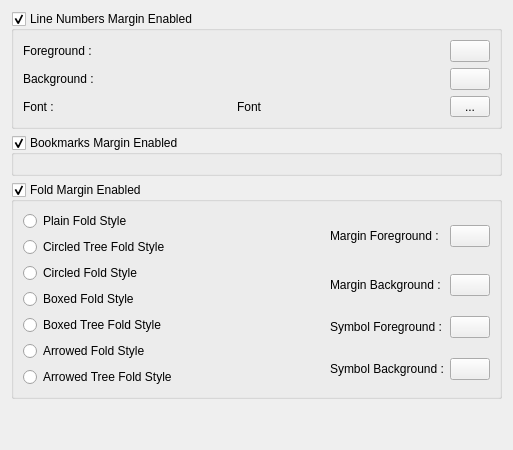
     <widget class="QWidget" name="pMargins">
      <layout class="QVBoxLayout" name="verticalLayout_5">
       <item>
        <layout class="QVBoxLayout" name="verticalLayout_2">
         <item>
          <widget class="QGroupBox" name="gbMarginEnabled">
           <property name="title">
            <string>Line Numbers Margin Enabled</string>
           </property>
           <property name="checkable">
            <bool>true</bool>
           </property>
           <layout class="QGridLayout">
            <item row="0" column="0">
             <widget class="QLabel" name="lMarginsForeground">
              <property name="sizePolicy">
               <sizepolicy hsizetype="Expanding" vsizetype="Preferred">
                <horstretch>0</horstretch>
                <verstretch>0</verstretch>
               </sizepolicy>
              </property>
              <property name="text">
               <string>Foreground :</string>
              </property>
             </widget>
            </item>
            <item row="0" column="2">
             <widget class="ColorPushButton" name="tbMarginsForeground"/>
            </item>
            <item row="1" column="0">
             <widget class="QLabel" name="lMarginsBackground">
              <property name="sizePolicy">
               <sizepolicy hsizetype="Expanding" vsizetype="Preferred">
                <horstretch>0</horstretch>
                <verstretch>0</verstretch>
               </sizepolicy>
              </property>
              <property name="text">
               <string>Background :</string>
              </property>
             </widget>
            </item>
            <item row="1" column="2">
             <widget class="ColorPushButton" name="tbMarginsBackground"/>
            </item>
            <item row="2" column="0">
             <widget class="QLabel" name="lMarginFont">
              <property name="sizePolicy">
               <sizepolicy hsizetype="Preferred" vsizetype="Preferred">
                <horstretch>0</horstretch>
                <verstretch>0</verstretch>
               </sizepolicy>
              </property>
              <property name="text">
               <string>Font :</string>
              </property>
             </widget>
            </item>
            <item row="2" column="1">
             <widget class="QLabel" name="lMarginFontName">
              <property name="sizePolicy">
               <sizepolicy hsizetype="Expanding" vsizetype="Preferred">
                <horstretch>0</horstretch>
                <verstretch>0</verstretch>
               </sizepolicy>
              </property>
              <property name="text">
               <string>Font</string>
              </property>
             </widget>
            </item>
            <item row="2" column="2">
             <widget class="QToolButton" name="tbMarginsFont">
              <property name="sizePolicy">
               <sizepolicy hsizetype="Minimum" vsizetype="Fixed">
                <horstretch>0</horstretch>
                <verstretch>0</verstretch>
               </sizepolicy>
              </property>
              <property name="text">
               <string>...</string>
              </property>
             </widget>
            </item>
           </layout>
          </widget>
         </item>
         <item>
          <widget class="QGroupBox" name="gbMarginBookmarkEnabled">
           <property name="title">
            <string>Bookmarks Margin Enabled</string>
           </property>
           <property name="checkable">
            <bool>true</bool>
           </property>
           <layout class="QGridLayout"/>
          </widget>
         </item>
         <item>
          <widget class="QGroupBox" name="gbFoldMarginEnabled">
           <property name="title">
            <string>Fold Margin Enabled</string>
           </property>
           <property name="checkable">
            <bool>true</bool>
           </property>
           <layout class="QGridLayout">
            <item row="0" column="0" rowspan="4">
             <layout class="QVBoxLayout" name="verticalLayout">
              <item>
               <widget class="QRadioButton" name="rbPlainFoldStyle">
                <property name="text">
                 <string>Plain Fold Style</string>
                </property>
               </widget>
              </item>
              <item>
               <widget class="QRadioButton" name="rbCircledTreeFoldStyle">
                <property name="text">
                 <string>Circled Tree Fold Style</string>
                </property>
               </widget>
              </item>
              <item>
               <widget class="QRadioButton" name="rbCircledFoldStyle">
                <property name="text">
                 <string>Circled Fold Style</string>
                </property>
               </widget>
              </item>
              <item>
               <widget class="QRadioButton" name="rbBoxedFoldStyle">
                <property name="text">
                 <string>Boxed Fold Style</string>
                </property>
               </widget>
              </item>
              <item>
               <widget class="QRadioButton" name="rbBoxedTreeFoldStyle">
                <property name="text">
                 <string>Boxed Tree Fold Style</string>
                </property>
               </widget>
              </item>
              <item>
               <widget class="QRadioButton" name="rbArrowedFoldStyle">
                <property name="text">
                 <string>Arrowed Fold Style</string>
                </property>
               </widget>
              </item>
              <item>
               <widget class="QRadioButton" name="rbArrowedTreeFoldStyle">
                <property name="text">
                 <string>Arrowed Tree Fold Style</string>
                </property>
               </widget>
              </item>
             </layout>
            </item>
            <item row="0" column="1">
             <spacer name="horizontalSpacer">
              <property name="orientation">
               <enum>Qt::Horizontal</enum>
              </property>
              <property name="sizeHint" stdset="0">
               <size>
                <width>147</width>
                <height>20</height>
               </size>
              </property>
             </spacer>
            </item>
            <item row="0" column="2">
             <layout class="QHBoxLayout" name="horizontalLayout">
              <item>
               <widget class="QLabel" name="lFoldMarginForeground">
                <property name="sizePolicy">
                 <sizepolicy hsizetype="Expanding" vsizetype="Preferred">
                  <horstretch>0</horstretch>
                  <verstretch>0</verstretch>
                 </sizepolicy>
                </property>
                <property name="text">
                 <string>Margin Foreground :</string>
                </property>
               </widget>
              </item>
              <item>
               <widget class="ColorPushButton" name="tbFoldMarginForeground"/>
              </item>
             </layout>
            </item>
            <item row="1" column="2">
             <layout class="QHBoxLayout" name="horizontalLayout_2">
              <item>
               <widget class="QLabel" name="lFoldMarginBackground">
                <property name="sizePolicy">
                 <sizepolicy hsizetype="Expanding" vsizetype="Preferred">
                  <horstretch>0</horstretch>
                  <verstretch>0</verstretch>
                 </sizepolicy>
                </property>
                <property name="text">
                 <string>Margin Background :</string>
                </property>
               </widget>
              </item>
              <item>
               <widget class="ColorPushButton" name="tbFoldMarginBackground"/>
              </item>
             </layout>
            </item>
            <item row="2" column="2">
             <layout class="QHBoxLayout" name="horizontalLayout_3">
              <item>
               <widget class="QLabel" name="lFoldSymbolForeground">
                <property name="sizePolicy">
                 <sizepolicy hsizetype="Expanding" vsizetype="Preferred">
                  <horstretch>0</horstretch>
                  <verstretch>0</verstretch>
                 </sizepolicy>
                </property>
                <property name="text">
                 <string>Symbol Foreground :</string>
                </property>
               </widget>
              </item>
              <item>
               <widget class="ColorPushButton" name="tbFoldSymbolForeground"/>
              </item>
             </layout>
            </item>
            <item row="3" column="2">
             <layout class="QHBoxLayout" name="horizontalLayout_4">
              <item>
               <widget class="QLabel" name="lFoldSymbolBackground">
                <property name="sizePolicy">
                 <sizepolicy hsizetype="Expanding" vsizetype="Preferred">
                  <horstretch>0</horstretch>
                  <verstretch>0</verstretch>
                 </sizepolicy>
                </property>
                <property name="text">
                 <string>Symbol Background :</string>
                </property>
               </widget>
              </item>
              <item>
               <widget class="ColorPushButton" name="tbFoldSymbolBackground"/>
              </item>
             </layout>
            </item>
           </layout>
          </widget>
         </item>
         <item>
          <spacer>
           <property name="orientation">
            <enum>Qt::Vertical</enum>
           </property>
           <property name="sizeHint" stdset="0">
            <size>
             <width>20</width>
             <height>40</height>
            </size>
           </property>
          </spacer>
         </item>
        </layout>
       </item>
      </layout>
     </widget>
